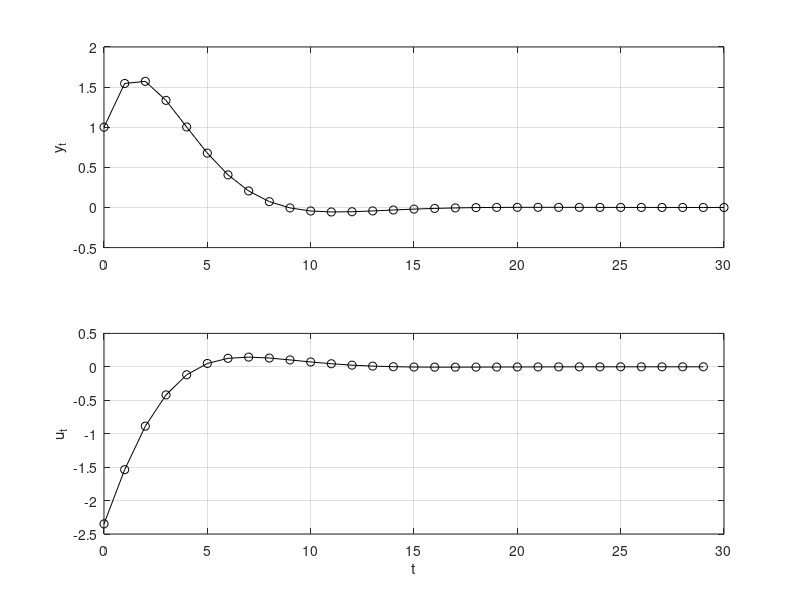

This figure's MATLAB source:
%% Assignment 5, Problem 1 d)
%  Solves the QP by direct solution of the KKT system.
%  Tor Aksel N. Heirung, April 2013.

% System matrices
A = [0     0      0    ;
     0     0      1    ;
     0.1  -0.79   1.78];
B = [1 0 0.1]';
C = [0 0 1];

x0 = [0 0 1]'; % Initial state

N = 30; % Length of time horizon
nx = size(A,2); % nx: number of states (equals the number of rows in A)
nu = size(B,2); % nu: number of controls (equals the number of rows in B)

% Cost function
I_N = sparse(eye(N));
Qt = 2*diag([0, 0, 1]);
Q = sparse(kron(I_N, Qt));
Rt = 2*1;
R = sparse(kron(I_N, Rt));
G = blkdiag(Q, R);

% Equality constraint
Aeq_c1 = sparse(eye(N*nx));                         % Component 1 of A_eq
Aeq_c2 = sparse(kron(diag(ones(N-1,1),-1), -A));   % Component 2 of A_eq
Aeq_c3 = sparse(kron(I_N, -B));                    % Component 3 of A_eq
Aeq = [Aeq_c1 + Aeq_c2, Aeq_c3];

beq = sparse([A*x0; zeros((N-1)*nx,1)]);

% Zero-matrix and -vector for the KKT system
zero_m = sparse(zeros(N*nx));
zero_v = sparse(zeros(N*(nx+nu),1));

% KKT system
KKT_mat = [G     -Aeq' ;
           Aeq  zero_m];
KKT_vec = [zero_v; beq];

% Solving the KKT system
KKT_sol = KKT_mat\KKT_vec;

% Extracting variables
z = KKT_sol(1:N*(nx+nu));   % Variable vector (KKT_sol includes lambdas)
y = [x0(3); z(nx:nx:N*nx)]; % y = x3
u = z(N*nx+1:N*nx+N*nu);    % Control
% Time vector
t = 1:N;

% Plot optimal trajectory
figure(1);
subplot(2,1,1);
plot([0,t],y,'-ko'); % Plot on 0 to N
grid('on');
ylabel('y_t')
subplot(2,1,2);
plot(t-1,u,'-ko'); % Plot on 0 to N-1
grid('on');
xlabel('t');
ylabel('u_t');
